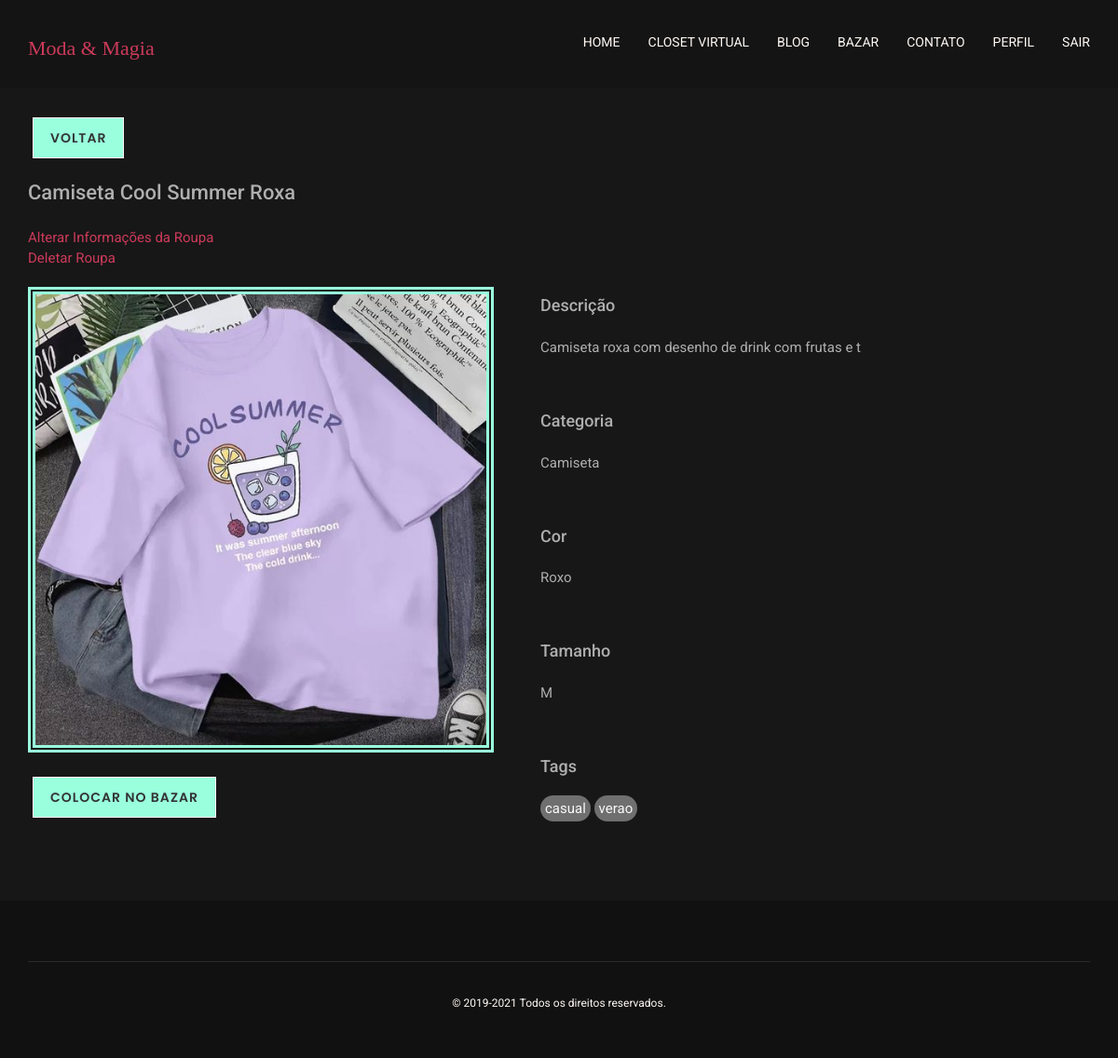
Page /roupa.php?idroupa=1 (signed in) on the earlier database version.
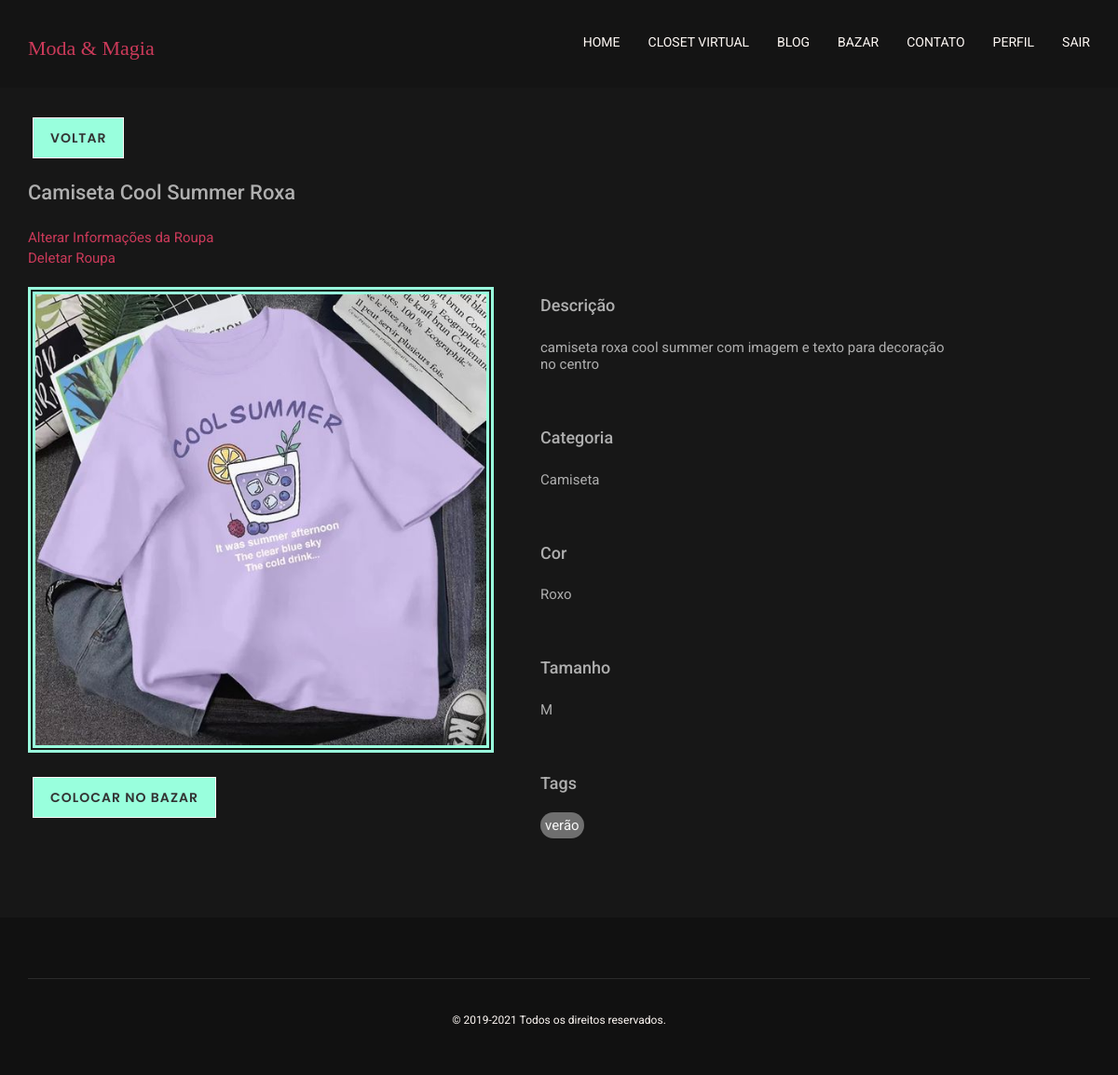
Same page on the later database version.
### tables this page shows
CREATE TABLE `tbroupa` (
  `id_roupa` int(11) NOT NULL,
  `img_roupa` longblob DEFAULT NULL,
  `nome_roupa` varchar(50) DEFAULT NULL,
  `cor_roupa` varchar(20) DEFAULT NULL,
  `tamanho_roupa` varchar(4) DEFAULT NULL,
  `descricao_roupa` text DEFAULT NULL,
  `bazar` varchar(1) DEFAULT NULL,
  `id_user` int(11) DEFAULT NULL,
  `id_categ` int(11) DEFAULT NULL
);

CREATE TABLE `tbtag` (
  `id_tag` int(11) NOT NULL,
  `nome_tag` varchar(15) DEFAULT NULL,
  `id_user` int(11) DEFAULT NULL
);

### roupa.php (the view, shortened to what the changed rows need)
<?php
require_once "conexaobd.php";
$idroupa = $_GET["idroupa"];
$sqlRoupa = mysqli_query($conn,"SELECT * from tbroupa where id_roupa = '".$idroupa."'");
$rsRoupa = mysqli_fetch_array($sqlRoupa);
$sqlImg = mysqli_query($conn,"SELECT TO_BASE64(img_roupa) from tbroupa where id_roupa = '".$idroupa."'");
$rsImg = mysqli_fetch_array($sqlImg)[0];
$sqlCateg = mysqli_query($conn, "SELECT nome_categ FROM tbcategoria, tbroupa where tbcategoria.id_categ = tbroupa.id_categ and id_roupa = '".$idroupa."'");
$rsCateg = mysqli_fetch_array($sqlCateg);
$sqlTag = mysqli_query($conn, "SELECT nome_tag FROM tbtag, roupa_tag where tbtag.id_tag = roupa_tag.id_tag and roupa_tag.id_roupa = '".$idroupa."'");
if($_SESSION["logado"] == false){
    header("location: login.php");
}
else if($_SESSION["logado"] == true){
    ?>
<!doctype html>
<html class="no-js" lang="zxx">
  <head>
    <link rel="stylesheet" href="plugins/bootstrap/bootstrap.min.css">
    <link rel="stylesheet" href="plugins/themefisher-fonts/themefisher-fonts.css">
    <link rel="stylesheet" href="plugins/magnific-popup/magnific-popup.css">
    <link rel="stylesheet" href="plugins/animate/animate.css">
    <link rel="stylesheet" href="plugins/slick/slick.css">
    <link rel="stylesheet" href="css/style.css">
  </head>
  <body>
  <nav class="navbar navbar-fixed-top navigation" >
  <div class="container">
    <div class="navbar-header">
      <a href="index.php">
        <h3>Moda & Magia</h3>
      </a>
    </div>
    <div class="collapse navbar-collapse navbar-ex1-collapse">
      <ul class="nav navbar-nav navbar-right menu">
        <li><a href="index.php">Home</a></li>
        <li><a href="closet.php">Closet Virtual</a></li>
        <li><a href="blog.php">Blog</a></li>
        <li><a href="bazar.php">Bazar</a></li>
        <li><a href="contact.php">Contato</a></li>
        <li><a href="perfil.php" >Perfil</a></li>
        <?php
          if($_SESSION["logado"] == true){
            ?>
            <li><a href="sair.php" >Sair</a></li>
            <?php
        }
        ?>
      </ul>
    </div>
  </div>
</nav>
  <section class="blog-single">
  	<div class="container">
  		<div class="row">
  			<div class="col-md-9">
          <div class="blog-single-content">
            <div class="blog-content-description">
              <a class="btn btn-default btn-main btn-closet" href="closet.php" role="button">Voltar</a>
              <h3 class="blog-inner-heading roupa-title"><?php echo $rsRoupa["nome_roupa"] ?></h4>
              <div class="blog-content-description">
                <a class="blog-hiperlink" href="alteracaoRoupa.php?idroupa=<?php echo $idroupa ?>">Alterar Informações da Roupa</a>
                <br>
                <a class="blog-hiperlink" href="deletar.php?op=roupa&idroupa=<?php echo $idroupa ?>" onclick="return confirm('Tem certeza que deseja deletar esta roupa?')">Deletar Roupa</a>
              </div>
							<div class="roupa-info">
								<div class="img">
									<div class="blog-img roupa-img">
										<img />
									</div>
                  <?php if($rsRoupa["bazar"] == "N"){ ?>
									<a class="btn btn-default btn-main btn-closet" href="movimentacaoBazar.php?idroupa=<?php echo $idroupa ?>&bazar=colocar" role="button">Colocar no Bazar</a>
                  <?php } elseif($rsRoupa["bazar"] == "S"){?>
                  <a class="btn btn-default btn-main btn-closet" href="movimentacaoBazar.php?idroupa=<?php echo $idroupa ?>&bazar=retirar" role="button">Retirar do Bazar</a>
                  <?php } ?>
                </div>
								<div class="info">
									<div class="blog-content-description">
										<h4 class="blog-inner-heading">Descrição</h4>
										<p class="blog-description"><?php echo $rsRoupa["descricao_roupa"] ?></p>
									</div>
									<div class="blog-content-description">
										<h4 class="blog-inner-heading">Categoria</h4>
										<p class="blog-description roupa-text"><?php echo $rsCateg["nome_categ"] ?></p>
									</div>
									<div class="blog-content-description">
										<h4 class="blog-inner-heading">Cor</h4>
										<p class="blog-description roupa-text"><?php echo $rsRoupa["cor_roupa"] ?></p>
									</div>
									<div class="blog-content-description">
										<h4 class="blog-inner-heading">Tamanho</h4>
										<p class="blog-description roupa-text"><?php echo $rsRoupa["tamanho_roupa"] ?></p>
									</div>
									<div class="blog-content-description">
										<h4 class="blog-inner-heading">Tags</h4>
										<?php while ($rsTag = mysqli_fetch_array($sqlTag)){ ?>
										<p class="blog-description tags"><?php echo $rsTag["nome_tag"] ?></p>
										<?php } ?>
									</div>
								</div>
							</div>
            </div>
          </div>
        </div>
      </div>
    </div>
  </section>
    <footer class="footer">
        <div class="container">
            <div class="row">
              <div class="text-center">
                  <div class="col-md-12">
                      <div class="copyright">
                          <p>&copy; 2019-2021 Todos os direitos reservados. <br></p>
                      </div>
                  </div>
              </div>
            </div>
        </div>
    </footer>
    </body>
    </html>
<?php
}
?>

Differences in the rows shown:
no longer on this page (row edited): tbtag: nome_tag "verao"
changed tbroupa "Camiseta Cool Summer Roxa": descricao_roupa "Camiseta roxa com desenho de drink com frutas e t" → "camiseta roxa cool summer com imagem e texto para decoração no centro"
changed tbtag: nome_tag "casual" → "verão"
